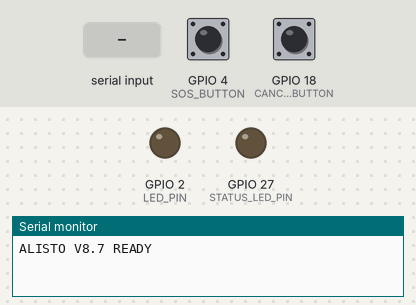
Simulated run of this sketch. Board: ESP32. Shown: output pins drawn as LEDs (lit = HIGH), the last lines printed to the serial monitor. Inputs (shaded band) come from the test bench; at power-on: GPIO 4 (SOS_BUTTON) HIGH, GPIO 18 (CANCEL_BUTTON) HIGH. I2S audio is not simulated (input reads silence).

Above: at 1.2 s.
1.3 s: GPIO 4 (SOS_BUTTON) pulled LOW for 0.15 s
At 1.7 s:
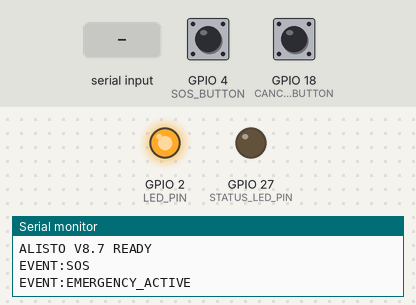
2.9 s: "CMD:STATUS_LED_ON\n" received over Serial
At 4.1 s:
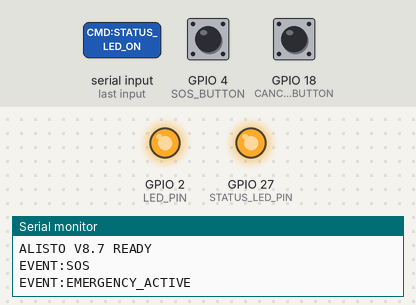
4.4 s: GPIO 18 (CANCEL_BUTTON) pulled LOW for 0.15 s
At 5.3 s:
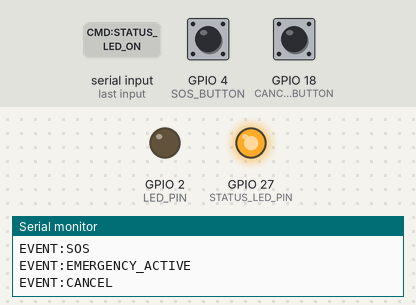
Timing chart, 0 to 7.4 s (numbered marks = the images above; inputs shaded):
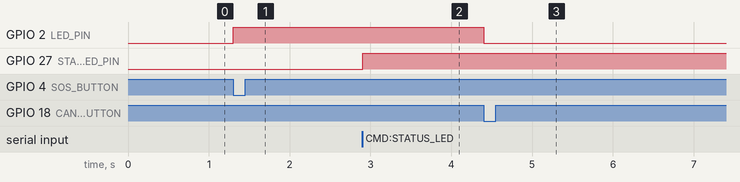

Measured:
- after the input at 1.3 s, GPIO 2 (LED_PIN): LOW → HIGH at once
- after the input at 2.9 s, GPIO 27 (STATUS_LED_PIN): LOW → HIGH at once
- after the input at 4.4 s, GPIO 2 (LED_PIN): HIGH → LOW at once

The sketch:

ALISTO_ESP32_V8.7.ino
```cpp
// =====================================
// ALISTO ESP32 V8.7
// SOS + CANCEL + LED + STATUS LED + PCM AUDIO
// Raspberry Pi -> USB Serial -> ESP32
// ESP32 -> I2S -> MAX98357A
// NO BUZZER
//
// V8.7 change: added a SEPARATE status LED (STATUS_LED_PIN, GPIO 27) driven
// by the Pi's voice-listening loop (solid = listening, blinking =
// transcribing). Kept fully independent from the existing SOS/emergency
// LED_PIN so the two never get visually confused with each other.
// =====================================

#include "driver/i2s.h"


// =====================================
// BUTTONS
// =====================================

#define SOS_BUTTON     4
#define CANCEL_BUTTON 18


// =====================================
// LED (SOS / emergency state)
// =====================================

#define LED_PIN 2


// =====================================
// STATUS LED (voice listening/transcribing indicator -- separate from the
// SOS LED above, driven by CMD:STATUS_LED_ON / CMD:STATUS_LED_OFF)
// =====================================

#define STATUS_LED_PIN 27


// =====================================
// MAX98357A I2S
// =====================================

#define I2S_BCLK 26
#define I2S_LRC  25
#define I2S_DIN  32


// =====================================
// AUDIO
// =====================================

#define AUDIO_CHUNK_SIZE 1024


uint8_t audioBuffer[AUDIO_CHUNK_SIZE];


bool emergency = false;

bool audioMode = false;


uint32_t audioRemaining = 0;


String commandBuffer = "";


// =====================================
// I2S SETUP
// =====================================

void setupI2S() {


  i2s_config_t config = {


    .mode =
      (i2s_mode_t)(
        I2S_MODE_MASTER |
        I2S_MODE_TX
      ),


    .sample_rate = 16000,


    .bits_per_sample =
      I2S_BITS_PER_SAMPLE_16BIT,


    .channel_format =
      I2S_CHANNEL_FMT_ONLY_LEFT,


    .communication_format =
      I2S_COMM_FORMAT_STAND_I2S,


    .intr_alloc_flags = 0,


    .dma_buf_count = 16,


    .dma_buf_len = 256,


    .use_apll = false,


    .tx_desc_auto_clear = true

  };


  i2s_pin_config_t pins = {


    .bck_io_num = I2S_BCLK,


    .ws_io_num = I2S_LRC,


    .data_out_num = I2S_DIN,


    .data_in_num = -1

  };


  i2s_driver_install(
    I2S_NUM_0,
    &config,
    0,
    NULL
  );


  i2s_set_pin(
    I2S_NUM_0,
    &pins
  );


  i2s_zero_dma_buffer(
    I2S_NUM_0
  );

}


// =====================================
// EMERGENCY
// =====================================

void activateEmergency() {


  if (emergency) {
    return;
  }


  emergency = true;


  digitalWrite(
    LED_PIN,
    HIGH
  );


  Serial.println(
    "EVENT:EMERGENCY_ACTIVE"
  );

}


// =====================================
// CANCEL
// =====================================

void cancelEmergency() {


  emergency = false;


  audioMode = false;

  audioRemaining = 0;


  digitalWrite(
    LED_PIN,
    LOW
  );


  i2s_zero_dma_buffer(
    I2S_NUM_0
  );


  Serial.println(
    "EVENT:CANCEL"
  );

}


// =====================================
// AUDIO RECEIVE / PLAY
// =====================================

void playAudioStream() {


  if (audioRemaining == 0) {


    audioMode = false;


    delay(100);


    Serial.println(
      "AUDIO_DONE"
    );


    return;
  }


  if (!Serial.available()) {

    return;
  }


  uint32_t amount =
    AUDIO_CHUNK_SIZE;


  if (audioRemaining < amount) {

    amount =
      audioRemaining;

  }


  int available =
    Serial.available();


  if (available < amount) {

    amount =
      available;

  }


  // Keep sample alignment for 16-bit PCM

  amount &= ~1;


  if (amount == 0) {

    return;

  }


  int received =
    Serial.readBytes(
      audioBuffer,
      amount
    );


  if (received <= 0) {

    return;

  }


  size_t written = 0;


  i2s_write(
    I2S_NUM_0,
    audioBuffer,
    received,
    &written,
    portMAX_DELAY
  );


  if (received <= audioRemaining) {

    audioRemaining -= received;

  }
  else {

    audioRemaining = 0;

  }


  if (audioRemaining == 0) {


    // Do NOT clear the DMA buffer here.
    // Let the final samples finish playing.

    delay(100);


    audioMode = false;


    Serial.println(
      "AUDIO_DONE"
    );

  }

}


// =====================================
// COMMAND HANDLER
// =====================================

void handleCommand(
  String cmd
) {


  cmd.trim();


  if (
    cmd ==
    "CMD:VOICE_EMERGENCY"
  ) {


    activateEmergency();

  }


  else if (
    cmd ==
    "CMD:CANCEL"
  ) {


    cancelEmergency();

  }


  else if (
    cmd ==
    "CMD:LED_ON"
  ) {


    digitalWrite(
      LED_PIN,
      HIGH
    );

  }


  else if (
    cmd ==
    "CMD:LED_OFF"
  ) {


    digitalWrite(
      LED_PIN,
      LOW
    );

  }


  else if (
    cmd ==
    "CMD:STATUS_LED_ON"
  ) {


    digitalWrite(
      STATUS_LED_PIN,
      HIGH
    );

  }


  else if (
    cmd ==
    "CMD:STATUS_LED_OFF"
  ) {


    digitalWrite(
      STATUS_LED_PIN,
      LOW
    );

  }


  else if (
    cmd.startsWith(
      "AUDIO_START:"
    )
  ) {


    String sizeText =
      cmd.substring(12);


    audioRemaining =
      sizeText.toInt();


    if (audioRemaining > 0) {


      // Clear audio from previous playback

      i2s_zero_dma_buffer(
        I2S_NUM_0
      );


      audioMode = true;


      Serial.println(
        "AUDIO_READY"
      );

    }

  }

}


// =====================================
// SETUP
// =====================================

void setup() {


  Serial.begin(
    921600
  );


  Serial.setTimeout(
    50
  );


  pinMode(
    SOS_BUTTON,
    INPUT_PULLUP
  );


  pinMode(
    CANCEL_BUTTON,
    INPUT_PULLUP
  );


  pinMode(
    LED_PIN,
    OUTPUT
  );


  digitalWrite(
    LED_PIN,
    LOW
  );


  pinMode(
    STATUS_LED_PIN,
    OUTPUT
  );


  digitalWrite(
    STATUS_LED_PIN,
    LOW
  );


  setupI2S();


  Serial.println(
    "ALISTO V8.7 READY"
  );

}


// =====================================
// LOOP
// =====================================

void loop() {


  // ==================================
  // CANCEL HAS HIGHEST PRIORITY
  // ==================================

  if (
    digitalRead(CANCEL_BUTTON)
    == LOW
  ) {


    cancelEmergency();


    while (
      digitalRead(CANCEL_BUTTON)
      == LOW
    ) {

      delay(10);

    }


    delay(30);


    return;

  }


  // ==================================
  // AUDIO MODE
  // ==================================

  if (audioMode) {


    playAudioStream();


    return;

  }


  // ==================================
  // SOS BUTTON
  // ==================================

  if (
    digitalRead(SOS_BUTTON)
    == LOW
  ) {


    Serial.println(
      "EVENT:SOS"
    );


    activateEmergency();


    while (
      digitalRead(SOS_BUTTON)
      == LOW
    ) {

      delay(10);

    }


    delay(30);

  }


  // ==================================
  // SERIAL COMMAND MODE
  // ==================================

  while (
    Serial.available()
  ) {


    char c =
      Serial.read();


    if (
      c == '\n'
    ) {


      handleCommand(
        commandBuffer
      );


      commandBuffer = "";

    }

    else if (
      c != '\r'
    ) {


      // Prevent runaway String growth

      if (
        commandBuffer.length()
        < 100
      ) {


        commandBuffer += c;

      }

      else {


        commandBuffer = "";

      }

    }

  }

}
```
